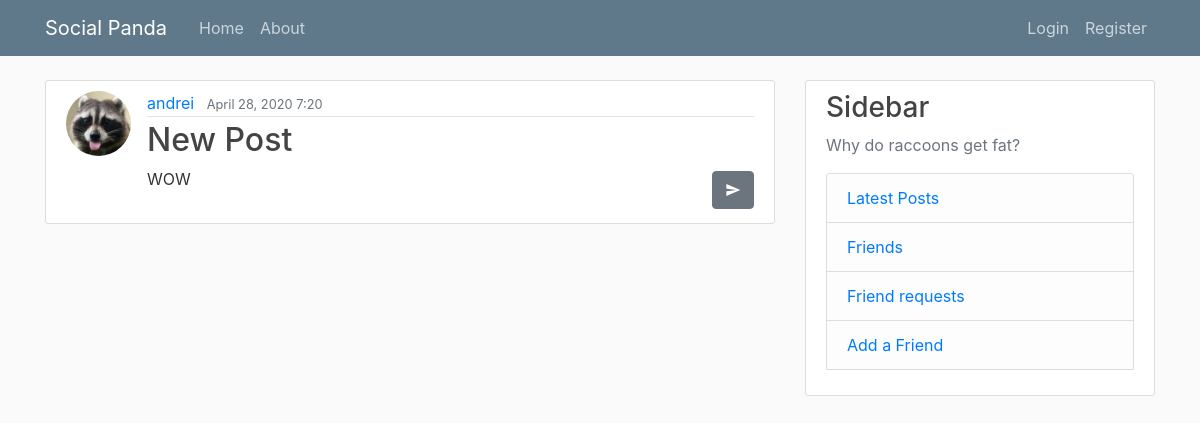
The page /post/8/ on the database its author committed.
### blog/models.py (models this page shows, shortened)
class Post(models.Model):
    title = models.CharField(max_length=100)
    content = models.TextField()  # unrestriced text
    date_posted = models.DateTimeField(default=timezone.now)
    author = models.ForeignKey(User, on_delete=models.CASCADE)

### users/models.py (models this page shows, shortened)
class Profile(models.Model):
    user = models.OneToOneField(User, on_delete=models.CASCADE)
    image = models.ImageField(default='default.jpg', upload_to='profile_pics')

### blog/views.py (the view)
# urls.py: path('post/<int:pk>/', PostDetailView.as_view(), name='post-detail'),
class PostDetailView(DetailView):
    model = Post

### blog/context_processors.py (called while the page is built)
def friend_requests(request):
    user = request.user
    friend_request_count = FriendRequest.objects.filter(receiver_id=user.id).count()
    friend_count = Friend.objects.filter(current_user_id=user.id).count()
    return {
        "friend_request_count": friend_request_count,
        "friends_count": friend_count,
    }

### blog/templates/blog/post_detail.html (shortened to what this page needs)
{% extends 'blog/base.html'%}
{% block content %}
<article class="media content-section">
    <img class="rounded-circle article-img" src="{{ object.author.profile.image.url }}">
    <div class="media-body">
        <div class="article-metadata">
            <a class="mr-2" href="{% url 'user-posts' object.author.username %}">{{ object.author }}</a>
            <small class="text-muted">{{ object.date_posted|date:"F d, Y f" }}</small>
        </div>
        <h2 class="article-title">{{ object.title }}</h2>
        <a class="btn btn-secondary mt-1 mb-1 material-icons" href="{% url 'post-share' object.id %}"
           style="float:right">send</a>
        <p class="article-content">{{ object.content }}</p>
      </div>
    </article>
{% endblock content %}

### blog/static/blog/main.css (style rules this page uses)
body { background: #fafafa; color: #333333; margin-top: 5rem; }
h1, h2, h3, h4, h5, h6 { color: #444444; }
.content-section { background: #ffffff; padding: 10px 20px; border: 1px solid #dddddd; border-radius: 3px; margin-bottom: 20px; }
.article-title { color: #444444; }
.article-content { white-space: pre-line; }
.article-img { height: 65px; width: 65px; margin-right: 16px; }
.article-metadata { padding-bottom: 1px; margin-bottom: 4px; border-bottom: 1px solid #e3e3e3 }

### rows shown on the page
Post: author.profile.image (picture), author "andrei", date_posted "April 28, 2020 7:20", title "New Post", content "WOW"
